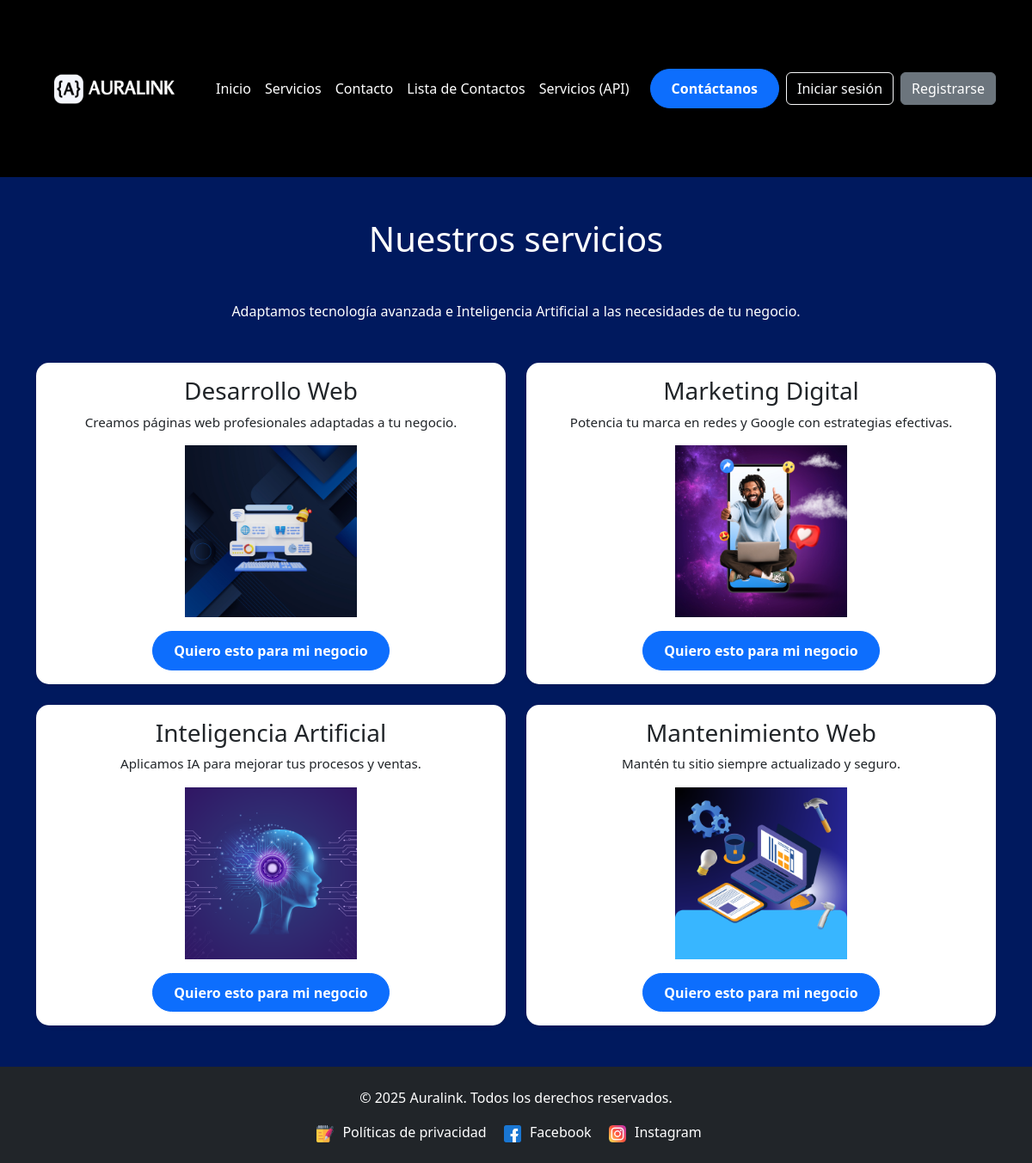
The app's page /servicios/ with its own data.
### core/models.py (models this page shows, shortened)
class Servicio(models.Model):
    titulo = models.CharField(max_length=100)
    descripcion = models.TextField()
    imagen = models.CharField(max_length=100, default="post1.png")  # nombre de archivo en static

### core/views.py (the view)
# urls.py: path('servicios/', views.servicios, name='servicios'),
def servicios(request):
    servicios = Servicio.objects.all()  # Trae todos los servicios desde la BD
    contexto = {
        'servicios': servicios
    }
    return render(request, 'core/servicios.html', contexto)

### core/templates/core/servicios.html (shortened to what this page needs)
{% extends 'core/base.html' %}
{% load static %}
{% block content %}
<h1 class="text-center my-5">Nuestros servicios</h1>
<p class="text-center mb-5">Adaptamos tecnología avanzada e Inteligencia Artificial a las necesidades de tu negocio.</p>
<div class="row g-4">
    {% for servicio in servicios %}
    <div class="col-md-6">
        <div class="card h-100 shadow-sm">
            <div class="card-body text-center">
                <h3>{{ servicio.titulo }}</h3>
                <p>{{ servicio.descripcion }}</p>
                <img src="{% static 'core/imagenes/' %}{{ servicio.imagen }}" alt="{{ servicio.titulo }}" class="img-fluid mb-3 servicio-img">
                <a href="{% url 'contacto' %}" class="btn btn-primary">Quiero esto para mi negocio</a>
            </div>
        </div>
    </div>
    {% endfor %}
</div>
{% endblock %}

### core/templates/core/base.html (shortened to what this page needs)
<!DOCTYPE html>
<html lang="es">
<head>
    <link href="https://cdn.jsdelivr.net/npm/bootstrap@5.3.2/dist/css/bootstrap.min.css" rel="stylesheet">
    {% load static %}
    <link rel="stylesheet" href="{% static 'core/style.css' %}">
</head>
<body>
    <nav class="navbar navbar-expand-lg navbar-dark bg-dark">
        <div class="container">
            <a class="navbar-brand" href="{% url 'inicio' %}">
                <img src="{% static 'core/imagenes/auralinklogo.png' %}" alt="Auralink Logo" class="logo">
            </a>
            <div class="collapse navbar-collapse" id="navbarNav">
                <ul class="navbar-nav ms-auto">
                    <li class="nav-item">
                        <a class="nav-link {% if request.path == '/' %}active{% endif %}" href="{% url 'inicio' %}">Inicio</a>
                    </li>
                    <li class="nav-item">
                        <a class="nav-link {% if request.path == '/servicios/' %}active{% endif %}" href="{% url 'servicios' %}">Servicios</a>
                    </li>
                    <li class="nav-item">
                        <a class="nav-link {% if request.path == '/contacto/' %}active{% endif %}" href="{% url 'contacto' %}">Contacto</a>
                    </li>
                    <li class="nav-item">
                        <a class="nav-link {% if request.path == '/lista_contactos/' %}active{% endif %}" href="{% url 'lista_contactos' %}">Lista de Contactos</a>
                    </li>
                    <li class="nav-item">
                        <a class="nav-link {% if request.path == '/servicios-api/' %}active{% endif %}" href="{% url 'servicios_api' %}">Servicios (API)</a>
                    </li>
                </ul>
                <a class="btn btn-primary ms-3" href="{% url 'contacto' %}">Contáctanos</a>
                {% if request.user.is_authenticated %}
                    <form method="post" action="{% url 'logout' %}" class="d-inline ms-2">
                        {% csrf_token %}
                        <button type="submit" class="btn btn-outline-light">Cerrar sesión</button>
                    </form>
                {% else %}
                    <a class="btn btn-outline-light ms-2" href="{% url 'login' %}">Iniciar sesión</a>
                    <a class="btn btn-secondary ms-2" href="{% url 'register' %}">Registrarse</a>
                {% endif %}
            </div>
        </div>
    </nav>
    <main class="container my-5">
        {% block content %}{% endblock %}
    </main>
    <footer class="bg-dark text-white py-4 mt-5">
        <div class="container text-center">
            <p>&copy; 2025 Auralink. Todos los derechos reservados.</p>
            {% block footer_links %}
            <div>
                <a href="#" class="text-white me-3">
                    <img src="{% static 'core/imagenes/politicas.png' %}" alt="Privacidad" style="height:20px;vertical-align:middle;margin-right:6px;">
                    Políticas de privacidad
                </a>
                <a href="https://www.facebook.com/" class="text-white me-3">
                    <img src="{% static 'core/imagenes/facebook.png' %}" alt="Facebook" style="height:20px;vertical-align:middle;margin-right:6px;">
                    Facebook
                </a>
                <a href="https://www.instagram.com/" class="text-white me-3">
                    <img src="{% static 'core/imagenes/instagram.png' %}" alt="Instagram" style="height:20px;vertical-align:middle;margin-right:6px;">
                    Instagram
                </a>
            </div>
            {% endblock %}
        </div>
    </footer>
</body>
</html>

### core/static/core/style.css (style rules this page uses)
body { font-family: 'Segoe UI', Tahoma, Geneva, Verdana, sans-serif; background-color: #00195e !important; color: #ffffff; }
.navbar { padding: 0.5rem 1rem; background-color: #000000 !important; position: relative; min-height: auto; }
.navbar-brand { font-weight: bold; font-size: 1.5rem; color: #ffffff !important; }
.navbar-brand img { height: 40%; width: auto; }
.nav-link { color: #ffffff !important; }
.card { border: none; border-radius: 15px; transition: transform 0.3s, box-shadow 0.3s; }
.card p, .card ul { font-size: 0.95rem; }
.servicio-img { max-width: 200px; height: auto; display: block; margin-left: auto; margin-right: auto; }
.btn-primary { border-radius: 50px; padding: 0.6rem 1.5rem; font-weight: bold; }
footer { background-color: #000000 !important; color: #fff; padding: 40px 20px; }
footer a { color: #ffc107 !important; text-decoration: none; }
.logo { max-width: 180px; height: auto; display: block; }

### records on screen
Servicio: titulo "Desarrollo Web", descripcion "Creamos páginas web profesionales adaptadas a tu negocio.", imagen (picture)
Servicio: titulo "Marketing Digital", descripcion "Potencia tu marca en redes y Google con estrategias efectivas.", imagen (picture)
Servicio: titulo "Inteligencia Artificial", descripcion "Aplicamos IA para mejorar tus procesos y ventas.", imagen (picture)
Servicio: titulo "Mantenimiento Web", descripcion "Mantén tu sitio siempre actualizado y seguro.", imagen (picture)
